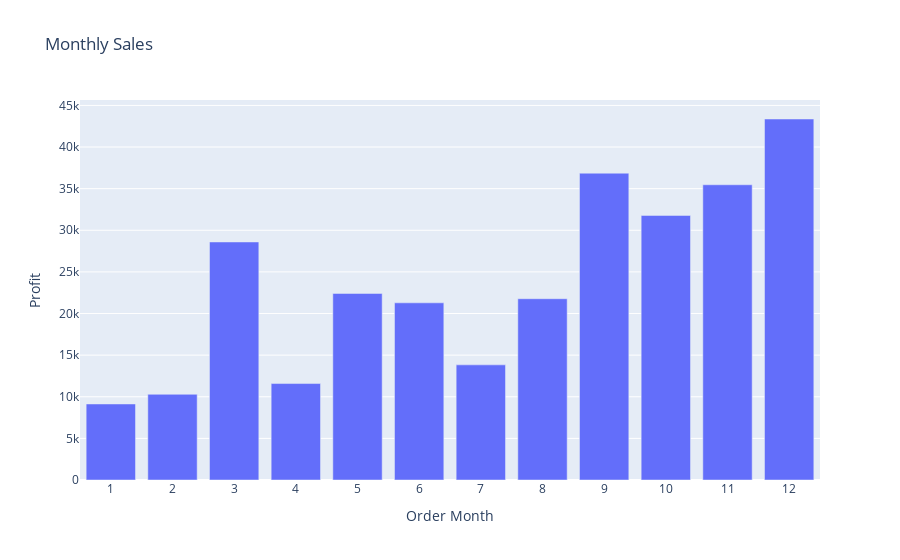

Write notebook code for a chart like this one.
### Code cell
fig = px.bar(profit_by_month , x='Order Month', y='Profit', title='Monthly Sales')
fig.update_layout(
    xaxis=dict(
        tickmode='array',
        tickvals=profit_by_month['Order Month'],
        ticktext=profit_by_month['Order Month'],
            )
)
fig.show()

### Figure 1 — Plotly figure (JSON) as saved in the notebook; plotly's stock layout.template omitted (floating-point values rounded to 4 significant figures)
{"data": [{"alignmentgroup": "True", "hovertemplate": "Order Month=%{x}<br>Profit=%{y}<extra></extra>", "legendgroup": "", "marker": {"color": "#636efa", "pattern": {"shape": ""}}, "name": "", "offsetgroup": "", "orientation": "v", "showlegend": false, "textposition": "auto", "type": "bar", "x": [1, 2, 3, 4, 5, 6, 7, 8, 9, 10, 11, 12], "xaxis": "x", "y": [9134.0, 10290.0, 28590.0, 11590.0, 22410.0, 21290.0, 13830.0, 21780.0, 36860.0, 31780.0, 35470.0, 43370.0], "yaxis": "y"}], "layout": {"autosize": true, "barmode": "relative", "legend": {"tracegroupgap": 0}, "title": {"text": "Monthly Sales"}, "xaxis": {"anchor": "y", "autorange": true, "domain": [0, 1], "range": [0.5, 12.5], "tickmode": "array", "ticktext": [1, 2, 3, 4, 5, 6, 7, 8, 9, 10, 11, 12], "tickvals": [1, 2, 3, 4, 5, 6, 7, 8, 9, 10, 11, 12], "title": {"text": "Order Month"}, "type": "linear"}, "yaxis": {"anchor": "x", "autorange": true, "domain": [0, 1], "range": [0, 45650.0], "title": {"text": "Profit"}, "type": "linear"}}}
